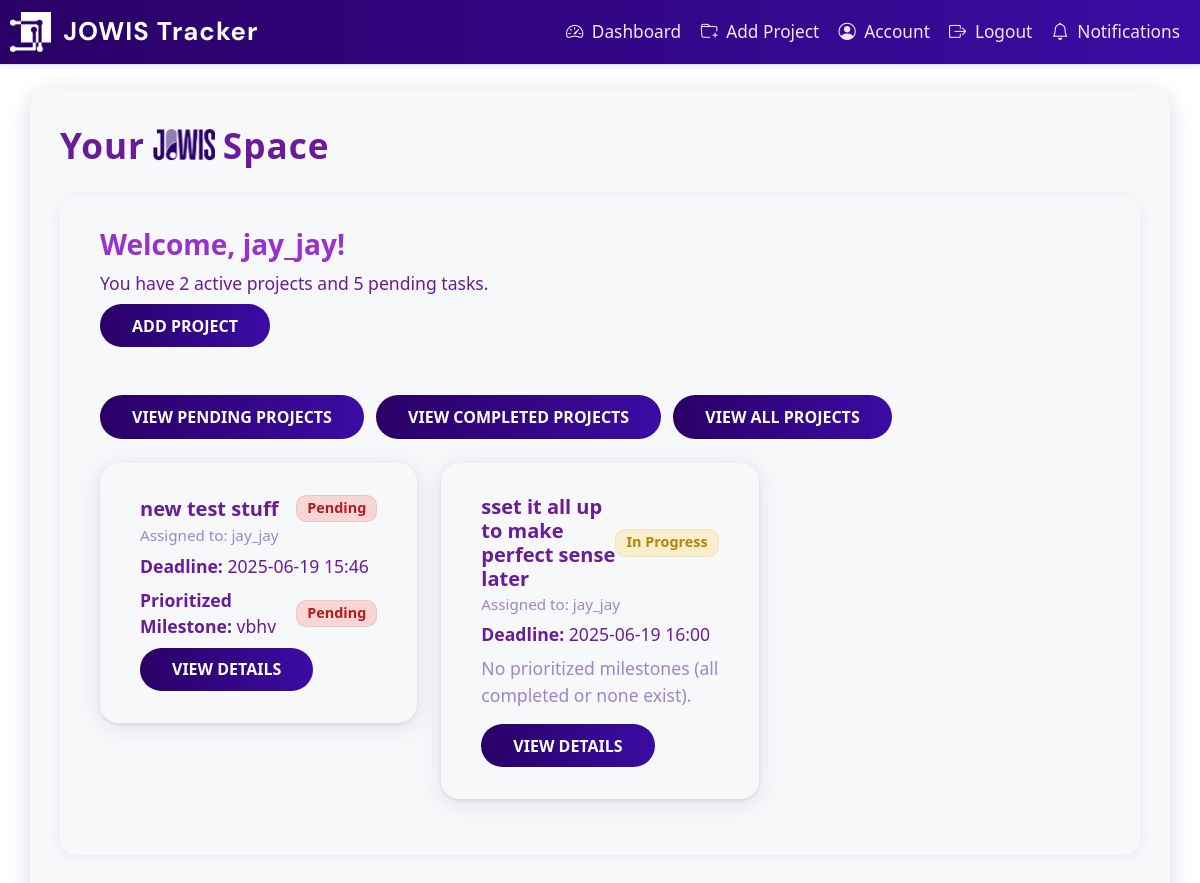
The page /dashboard (signed in) on the database as committed earlier.
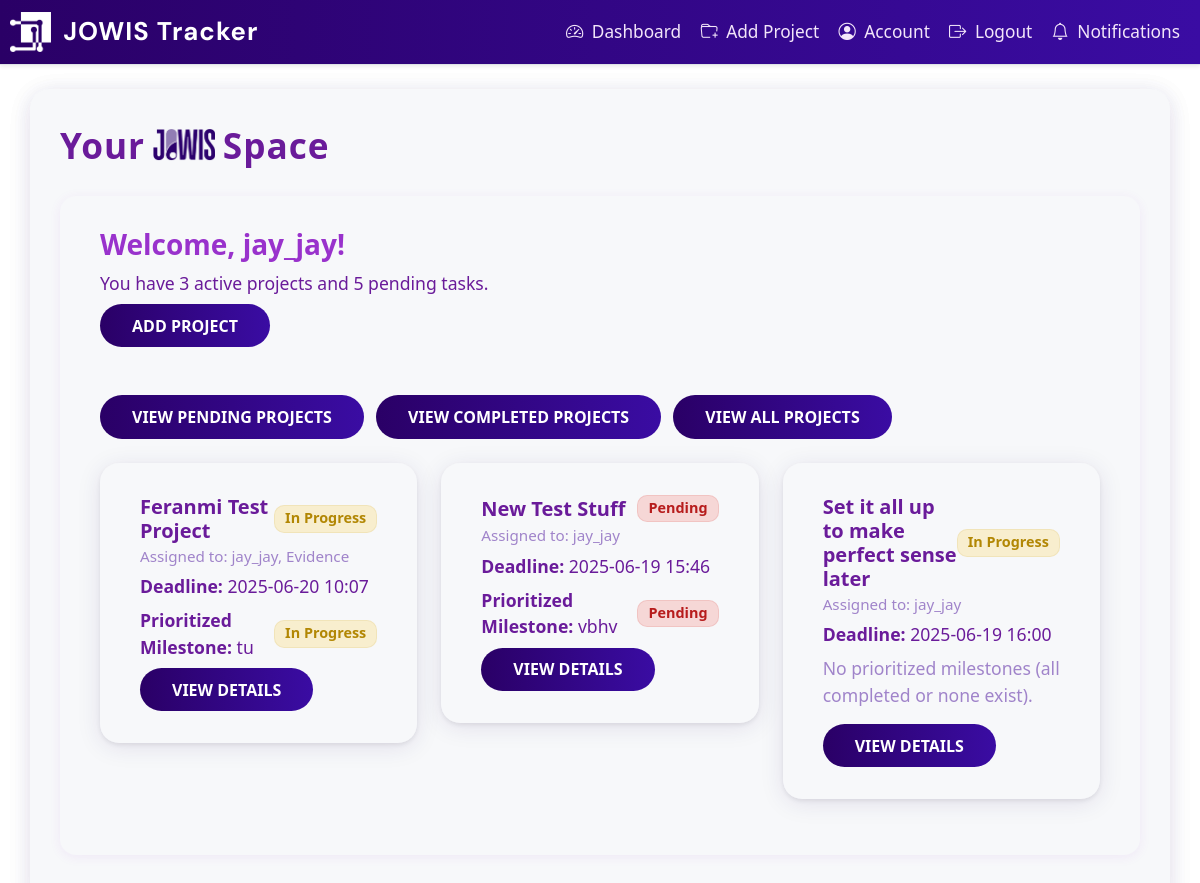
The same page on the database as committed later.
### app/dbmodels.py (models this page shows, shortened)
class Project(db.Model):
    id = db.Column(db.Integer, primary_key=True, autoincrement=True)
    title = db.Column(db.String(150), nullable=False)
    description = db.Column(db.Text, nullable=False)
    tasks = db.relationship("Task", backref="project", cascade="all, delete-orphan", passive_deletes=True)
    milestones = db.relationship("Milestone", backref="project", cascade="all, delete-orphan", passive_deletes=True)
    deadline = db.Column(db.DateTime, nullable=False, default = datetime.now(timezone.utc)) # default to current time in UTC
    status = db.Column(db.String(20), nullable=False, default="Pending")
    comment = db.Column(db.Text, nullable=True)
    users = db.relationship(
        'User',
        secondary=project_users,
        back_populates='projects'
    )

class User(db.Model, UserMixin):
    id = db.Column(db.Integer, primary_key=True)
    username = db.Column(db.String(150), unique=True, nullable=False)
    email = db.Column(db.String(150), unique=True, nullable=False)
    password_hash = db.Column(db.String(150), nullable=False)
    tasks = db.relationship("Task", backref="assigned_to", cascade='all, delete-orphan',passive_deletes=True)
    role = db.Column(db.String(50), nullable=False, default="employee") # or admin
    must_change_password = db.Column(db.Boolean, default=True)
    projects = db.relationship(
        'Project',
        secondary=project_users,
        back_populates='users'
    )
    reset_code = db.Column(db.String(8), nullable=True)
    reset_code_expiry = db.Column(db.DateTime, nullable=True)

class Milestone(db.Model):
    id = db.Column(db.Integer, primary_key=True)
    name = db.Column(db.String(140), nullable=False)
    deadline = db.Column(db.DateTime, nullable=False)
    project_id = db.Column(db.Integer, db.ForeignKey("project.id", ondelete="CASCADE"), nullable=False) # ondelete="CASCADE" ensures that if a project is deleted, its milestones are also deleted
    tasks = db.relationship("Task", backref="milestone", lazy="dynamic")
    status = db.Column(db.String(20), nullable=False, default="Pending")

### app/routes.py (the view)
@main.route("/dashboard")
@login_required
def dashboard():
    show_completed = request.args.get('show_completed')
    show_all = request.args.get('show_all')
    show_pending = request.args.get('show_pending')
    if show_all:
        if current_user.role == "admin":
            projects = Project.query.all()
        else:
            projects = current_user.projects
    elif show_completed:
        if current_user.role == "admin":
            projects = Project.query.filter_by(status='Completed').all()
        else:
            projects = [p for p in current_user.projects if p.status == 'Completed']
    elif show_pending:
        if current_user.role == "admin":
            projects = Project.query.filter(Project.status != 'Completed').all()
        else:
            projects = [p for p in current_user.projects if p.status != 'Completed']
    else:
        if current_user.role == "admin":
            projects = Project.query.filter(Project.status != 'Completed').all()
        else:
            projects = [p for p in current_user.projects if p.status != 'Completed']
    pending_invites = ProjectInvite.query.filter_by(email=current_user.email, accepted=False).all()
    if current_user.role == "admin":
        active_count = Project.query.filter(Project.status != 'Completed').count()
        pending_tasks = Milestone.query.filter(Milestone.status != 'Completed').count()
    else:
        active_count = len([p for p in current_user.projects if p.status != 'Completed'])
        pending_tasks = sum(
            1 for p in current_user.projects for m in p.milestones if m.status != 'Completed'
        )
    return render_template(
        "dashboard.html",
        projects=projects,
        pending_invites=pending_invites,
        active_count=active_count,
        pending_tasks=pending_tasks
    )

### app/templates/dashboard.html (shortened to what this page needs)
{% extends "base.html" %} {% block content %}
<div class="container mt-4">
  <div class="d-flex align-items-center mb-4" style="gap: 0.5rem;">
    <span class="dashboard-header" style="margin-bottom: 0;">Your</span>
    <img
      src="{{ url_for('static', filename='img/Jowis.png') }}"
      alt="Jowis Logo"
      style="height: 2.2rem; width: auto; margin-bottom: 0.2rem;"
    />
    <span class="dashboard-header" style="margin-bottom: 0;">Space</span>
  </div>
  <div class="dashboard-info mb-4">
    <h3 class="text-lg font-bold">Welcome, {{ current_user.username }}!</h3>
    <p class="text-sm text-blue-700">
      You have {{ active_count }} active {{ 'project' if active_count == 1 else
      'projects' }} and {{ pending_tasks }} pending {{ 'task' if pending_tasks
      == 1 else 'tasks' }}.
    </p>
    <a href="{{ url_for('main.add_project') }}" class="btn btn-primary mb-4"
      >Add Project</a
    >
    <div class="flex flex-wrap gap-4 mt-4 mb-4">
      <a
        href="{{ url_for('main.dashboard', show_pending=1) }}"
        class="btn btn-outline-secondary"
        >View Pending Projects</a
      >
      <a
        href="{{ url_for('main.dashboard', show_completed=1) }}"
        class="btn btn-outline-success ms-2"
        >View Completed Projects</a
      >
      <a
        href="{{ url_for('main.dashboard', show_all=1) }}"
        class="btn btn-outline-primary ms-2"
        >View All Projects</a
      >
    </div>
    <div class="row">
      {% for project in projects %}
      <div class="col-md-4">
        <div class="card mb-4 shadow-sm">
          <div class="card-body">
            <div class="d-flex justify-content-between align-items-center mb-2">
              <h5 class="card-title mb-0">{{ project.title }}</h5>
              {% if project.status == 'Completed' %}
                <span class="badge bg-success">{{ project.status }}</span>
              {% elif project.status == 'Pending' %}
                <span class="badge bg-danger">{{ project.status }}</span>
              {% elif project.status == 'In Progress' %}
                <span class="badge bg-warning text-dark">{{ project.status }}</span>
              {% else %}
                <span class="badge bg-secondary">Unknown</span>
              {% endif %}
            </div>
            <h6 class="card-subtitle mb-2 text-muted">
              Assigned to: {% for user in project.users %} {{ user.username }}{% if not loop.last %}, {% endif %} {% endfor %}
            </h6>
            <p>
              <strong>Deadline:</strong> {{ project.deadline.strftime('%Y-%m-%d %H:%M') if project.deadline else 'N/A' }}
            </p>
            {% set incomplete_milestones = project.milestones |
            selectattr('status', 'ne', 'Completed') | sort(attribute='deadline')
            | list %} {% if incomplete_milestones %} {% set urgent =
            incomplete_milestones[0] %}
            <div class="d-flex justify-content-between align-items-center">
              <p class="mb-0">
                <strong>Prioritized Milestone:</strong> {{ urgent.name }}
              </p>
              {% if urgent.status == 'Pending' %}
                <span class="badge bg-danger ms-2">{{ urgent.status }}</span>
              {% elif urgent.status == 'In Progress' %}
                <span class="badge bg-warning text-dark ms-2">{{ urgent.status }}</span>
              {% else %}
                <span class="badge bg-secondary ms-2">Unknown</span>
              {% endif %}
            </div>
            {% else %}
            <p class="text-muted">
              No prioritized milestones (all completed or none exist).
            </p>
            {% endif %}
            <a
              href="{{ url_for('main.project_detail', project_id=project.id) }}"
              class="btn btn-primary btn-sm mt-2"
              >View Details</a
            >
          </div>
        </div>
      </div>
      {% endfor %}
    </div>
  </div>
  {% endblock %}

Rows that differ between the two databases and show on the page:
now on this page (row edited): Project: title "Feranmi Test Project", status "In Progress", deadline "2025-06-20 10:07", User (username "jay_jay")
now on this page (row unchanged): User: username "Evidence", shown under "Feranmi Test Project"
now on this page (row unchanged): Milestone: name "tu", status "In Progress"
changed Project "Pending": title "new test stuff" → "New Test Stuff"
changed Project: title "sset it all up to make perfect sense later" → "Set it all up to make perfect sense later"
Other text that changed with them:
{{ active_count }}: "2" → "3"
